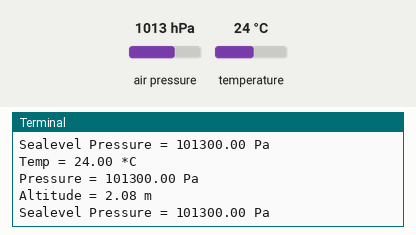
The program below on a simulated Raspberry Pi (BCM pin numbers). Shown: the last lines printed to the terminal. The inputs (shaded band) are chosen by the test bench; at power-on: air pressure 1013 hPa, temperature 24 °C.

Above: at 1.2 s.
1.3 s: air pressure set to 952 hPa
At 2.6 s:
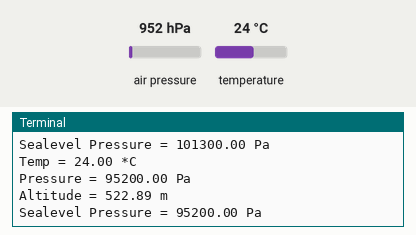
2.8 s: temperature set to 12 °C
4.3 s: air pressure set to 975 hPa
At 6.1 s:
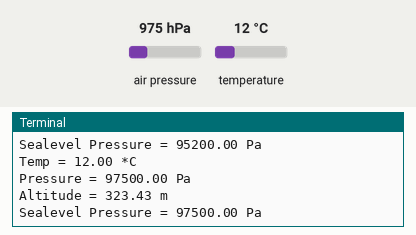
Timing chart, 0 to 7.6 s (numbered marks = the images above; inputs shaded):
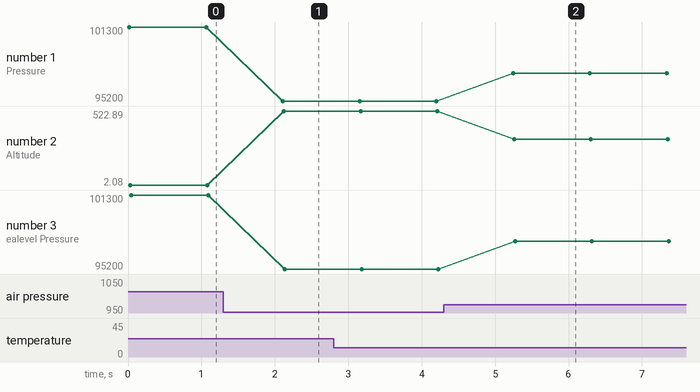

Measured:
- after the input at 1.3 s, the terminal: prints a new line after 0.81 s (image 1)
- after the input at 4.3 s, the terminal: prints a new line after 0.95 s (image 2)
- plotted number 1: 101300 → 95200 after the input at 1.3 s, 95200 → 97500 after the input at 4.3 s
- plotted number 2: 2.08 → 522.89 after the input at 1.3 s, 522.89 → 323.43 after the input at 4.3 s
- plotted number 3: 101300 → 95200 after the input at 1.3 s, 95200 → 97500 after the input at 4.3 s

The program:

temperature_example.py
```python
import time
import board
import Adafruit_BMP.BMP085 as BMP085

I2C = board.I2C()  # uses board.SCL and board.SDA
sensor = BMP085.BMP085()

while True:

    print('Temp = {0:0.2f} *C'.format(sensor.read_temperature()))
    print('Pressure = {0:0.2f} Pa'.format(sensor.read_pressure()))
    print('Altitude = {0:0.2f} m'.format(sensor.read_altitude()))
    print('Sealevel Pressure = {0:0.2f} Pa'.format(sensor.read_sealevel_pressure()))

    time.sleep(1)
```
